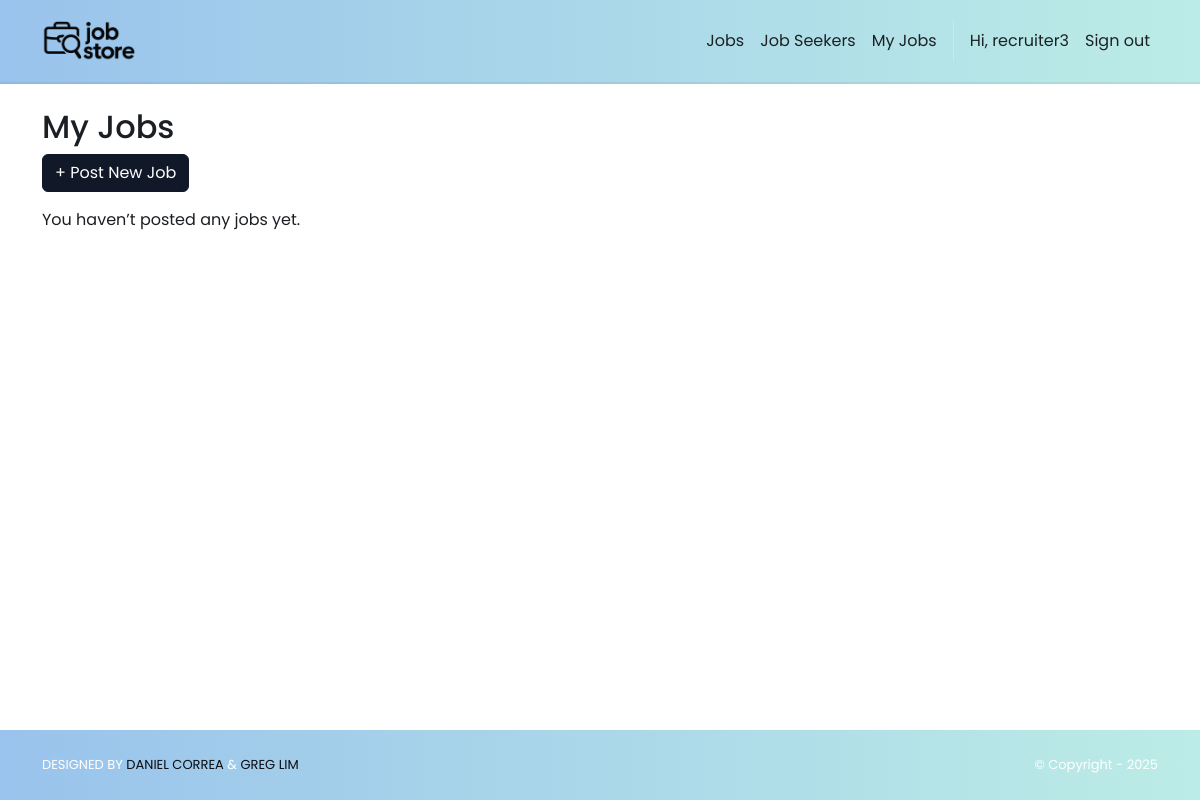
Before: /jobs/dashboard/ (signed in) with the older database file.
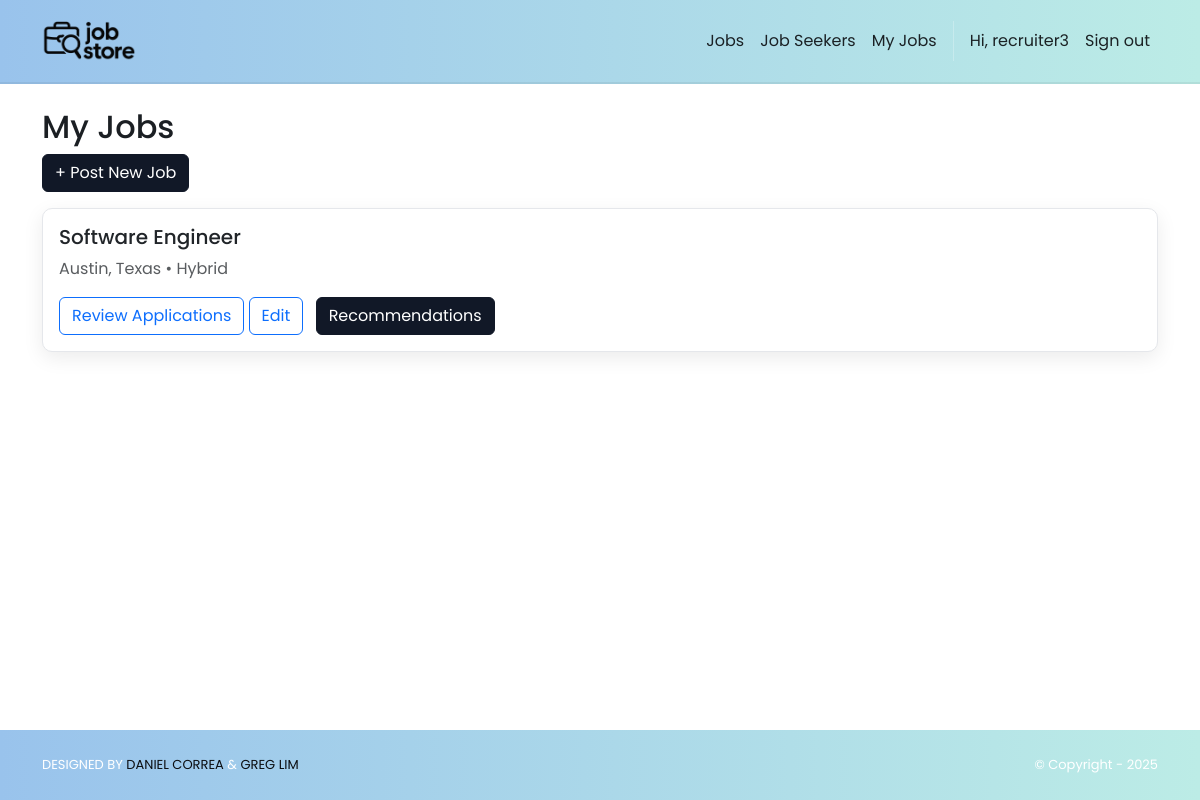
After: the same page with the newer database file.
### jobs/models.py (models this page shows, shortened)
class Job(models.Model):
    class RemoteType(models.TextChoices):
        ONSITE = "ONSITE", "On-site"
        REMOTE = "REMOTE", "Remote"
        HYBRID = "HYBRID", "Hybrid"
    title = models.CharField(max_length=200, db_index=True)
    description = models.TextField()
    location = models.CharField(max_length=200, db_index=True)
    address = models.CharField(max_length=200, db_index=True)
    remote_type = models.CharField(max_length=6, choices=RemoteType.choices)
    salary_min = models.PositiveIntegerField(null=True, blank=True)
    salary_max = models.PositiveIntegerField(null=True, blank=True)
    visa_sponsorship = models.BooleanField(default=False)
    min_experience = models.PositiveIntegerField(null=True, blank=True)
    skills = models.ManyToManyField(Skill, blank=True, related_name="jobs")
    created_by = models.ForeignKey(
        settings.AUTH_USER_MODEL,
        on_delete=models.CASCADE,
        related_name="jobs",
        limit_choices_to={"role": "RECRUITER"},
    )
    created_at = models.DateTimeField(auto_now_add=True)

### jobs/views.py (the view)
# urls.py: path("dashboard/", views.job_dashboard, name="jobs.dashboard"),
@login_required
@recruiter_required
def job_dashboard(request):
    if request.user.is_recruiter:
        jobs = Job.objects.filter(created_by=request.user)
        applications = Application.objects.filter(job__in=jobs)
        return render(request, 'jobs/dashboard.html', {'jobs': jobs, 'applications': applications})
    else:
        return redirect('jobs.list')

### accounts/models.py (called while the page is built)
    @property
    def is_recruiter(self) -> bool:
        return self.role == self.Roles.RECRUITER

    @property
    def is_jobseeker(self) -> bool:
        return self.role == self.Roles.JOB_SEEKER

### jobStore/context_processors.py (called while the page is built)
def static_revisions(request):
    base = Path(settings.BASE_DIR)
    logo_path = base / 'jobStore' / 'static' / 'img' / 'logo.png'
    try:
        rev_logo = str(int(os.path.getmtime(logo_path)))
    except Exception:
        rev_logo = '1'
    css_path = base / 'jobStore' / 'static' / 'css' / 'style.css'
    try:
        rev_css = str(int(os.path.getmtime(css_path)))
    except Exception:
        rev_css = '1'
    return {
        'STATIC_REV_LOGO': rev_logo,
        'STATIC_REV_CSS': rev_css,
    }

### jobs/templates/jobs/dashboard.html
{% extends "base.html" %}
{% block content %}
<div class="container py-4">
  <h2>My Jobs</h2>
  <a href="{% url 'jobs.create' %}" class="btn btn-dark mb-3">+ Post New Job</a>
  {% for job in jobs %}
    <div class="card mb-3">
      <div class="card-body">
        <h5 class="card-title">{{ job.title }}</h5>
        <p class="card-text text-muted">{{ job.location }} • {{ job.get_remote_type_display }}</p>
        <a href="{% url 'job_applications' job.id %}" class="btn btn-outline-primary">Review Applications</a>
        <a href="{% url 'jobs.edit' job.pk %}" class="btn btn-outline-primary">Edit</a>
        <a href="{% url 'jobs.recommendations' job.pk %}" class="btn btn-dark ms-2">Recommendations</a>
      </div>
    </div>
  {% empty %}
    <p>You haven’t posted any jobs yet.</p>
  {% endfor %}
</div>
{% endblock %}

Changed rows visible on the page:
added Job: title "Software Engineer", location "Austin, Texas", remote_type "Hybrid"
Other visible differences:
text no longer shown: "You haven’t posted any jobs yet."
